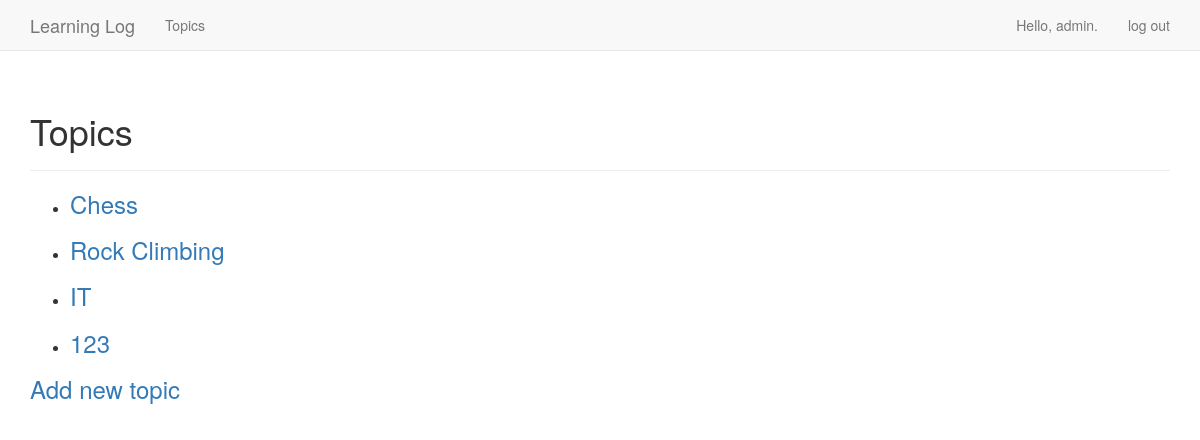
Page /topics/ (signed in) on the earlier database version.
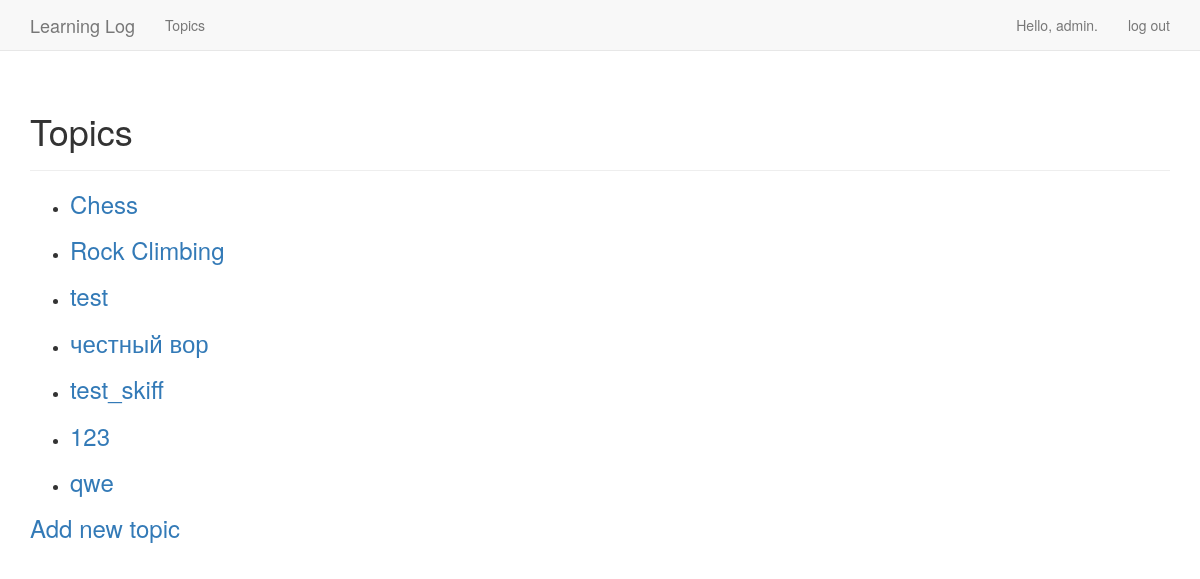
Same page on the later database version.
### learning_logs/models.py (models this page shows)
class Topic(models.Model):
    text = models.CharField(max_length=200)
    date_added = models.DateTimeField(auto_now_add=True)
    owner = models.ForeignKey(User, on_delete=models.CASCADE)
    def __str__(self):
        return self.text

### learning_logs/views.py (the view)
# urls.py: url(r'^topics/$', views.topics, name='topics'),
@login_required
def topics(request):
    obj_topics = Topic.objects.filter(owner=request.user).order_by('date_added')
    context = {'topics': obj_topics}
    return render(request, 'learning_logs/topics.html', context)

### learning_logs/templates/learning_logs/topics.html
{% extends "learning_logs/base.html" %}
{% block header %}
    <h1>Topics</h1>
{% endblock header %}
{% block content %}
    <ul>
        {% for topic in topics %}
            <li>
                <h3>
                    <a href="{% url 'topic' topic.id %}">{{ topic }}</a>
                </h3>
            </li>
            {% empty %}
            <li>No topics have been added yet.</li>
        {% endfor %}
    </ul>
<h3><a href="{% url 'new_topic' %}">Add new topic</a></h3>
{% endblock content %}

### learning_logs/templates/learning_logs/base.html (shortened to what this page needs)
{% load bootstrap3 %}
<!DOCTYPE html>
<html lang="en">
    <head>
        {% bootstrap_css %}
    </head>
    <body>
        <nav class="navbar navbar-default navbar-static-top">
            <div class="container">
                <div class="navbar-header">
                    <a class="navbar-brand" href="{% url 'index' %}">Learning Log</a>
                </div>
                <div id="navbar" class="navbar-collapse collapse">
                    <ul class="nav navbar-nav">
                        <li><a href="{% url 'topics' %}">Topics</a></li>
                    </ul>
                    <ul class="nav navbar-nav navbar-right">
                        {% if user.is_authenticated %}
                            <li><a>Hello, {{ user.username }}.</a></li>
                            <li><a href="{% url 'logout' %}">log out</a></li>
                        {% else %}
                            <li><a href="{% url 'register' %}">register</a></li>
                            <li><a href="{% url 'login' %}">log in</a></li>
                        {% endif %}
                    </ul>
                </div>
            </div>
        </nav>
        <div class="container">
            <div class="page-header">
                {% block header %}{% endblock header %}
            </div>
            <div>
                {% block content %}{% endblock content %}
            </div>
        </div>
    </body>
</html>

Differences in the rows shown:
removed Topic: text "IT"
added Topic: text "test"
added Topic: text "честный вор"
added Topic: text "test_skiff"
added Topic: text "qwe"
